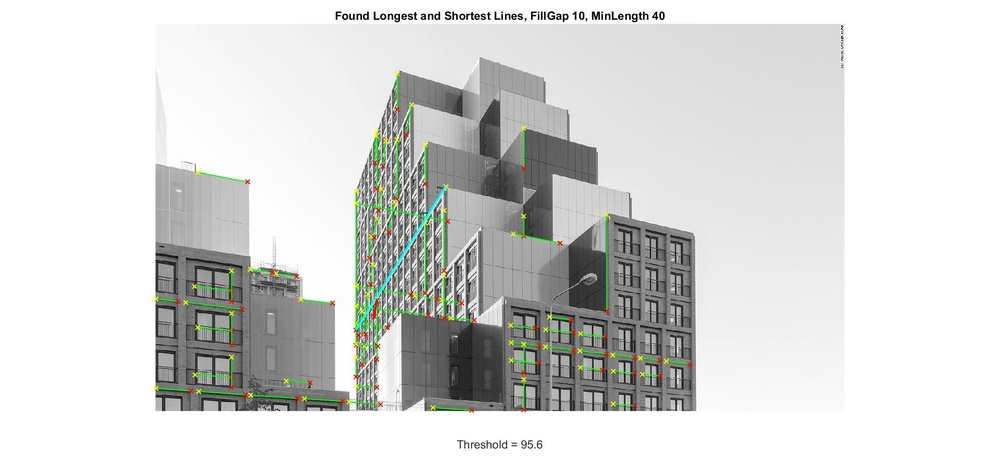
%> input picture Week 7 - Line and Circle Detection Using Hough Transform/Media Resources/B_Find_Lines.jpg, 1000 x 474 px, shrunk from 1920 x 911 before the run
$ octave --eval "lab5houghcircles(imread('Media Resources/B_Find_Lines.jpg'));"   (GNU Octave 9; MATLAB toolbox functions it lacks are replaced by stand-ins)
%> lines starting %> are read from the running program, lines starting %| are printed output that depends on the picture
function lab5houghcircles (im)
tic

% The row, column, and channels of the image are obtained along with the cardinality of the image.
[r, c, ch] = size(im);
%> r = 474; c = 1000; ch = 3
Card = r*c;
%> Card = 474000

% This is added in case the image introduced is an RGB image.
% It functions to convert it to a gray-scale image.
if ch == 3
    im = rgb2gray(im);
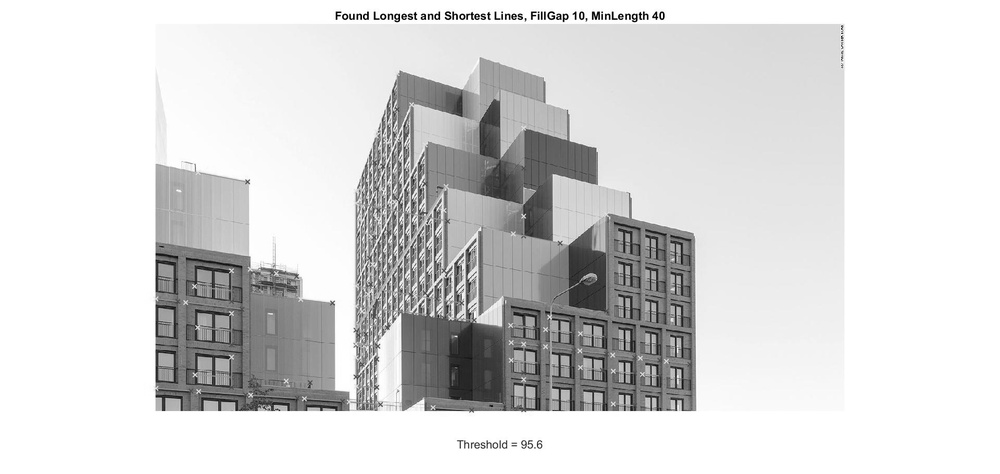
%> im: size 474x1000 uint8; min 0, max 255, mean 215.9
end

% Set the range of circle radii to be detected.
Rmin = 20;
Rmax = 60;

% Find all the bright circles in the image within 20 <= raduis <= 60 pixels
[centersBright, radiiBright] = imfindcircles(im,[Rmin Rmax],'ObjectPolarity','bright');
%> centersBright = [500.5 237.5]; radiiBright = 56.17

% Sensitivity
s = 0.9;

% Plot the results
figure
subplot(1,3,1)
imshow(im)
hold
viscircles(centersBright, radiiBright,'Color','b');
title({('Detected Circles Using Hough Transform'), [num2str(Rmin),...
    ' <= Radius <= ', num2str(Rmax)]})

subplot(1,3,2)
imshow(im)
hold
[centersBright1, radiiBright1]...
    = imfindcircles(im,[Rmin Rmax],'ObjectPolarity','bright', 'Sensitivity', s);
%> centersBright1 = [500.5 237.5]; radiiBright1 = 54.58
viscircles(centersBright1, radiiBright1,'Color','r');
title({('Detected Circles Using Hough Transform'), [num2str(Rmin),...
    ' <= Radius <= ', num2str(Rmax), ' & Sensitivity = ', num2str(s)]})

subplot(1,3,3)
imshow(im)
hold
[centersBright2, radiiBright2]...
    = imfindcircles(im,[Rmin Rmax],'ObjectPolarity','bright', 'Sensitivity', s);
%> centersBright2 = [500.5 237.5]; radiiBright2 = 54.58

% Find all the dark circles in the image within 20 <= raduis <= 60 pixels
[centersDark2, radiiDark2]...
    = imfindcircles(im,[Rmin Rmax],'ObjectPolarity','dark', 'Sensitivity', s);
%> centersDark2 = [500.5 237.5]; radiiDark2 = 59.42
%> `lab5houghcircles(imread('Media Resources/B_Find_Lines.jpg'));`:
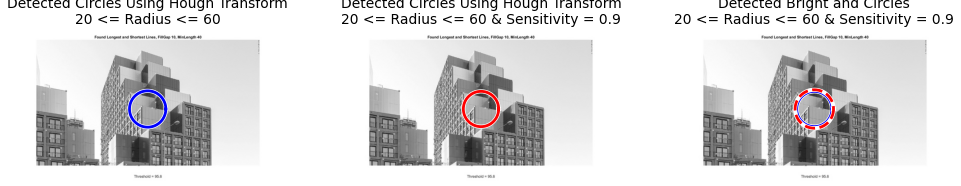
%> figure redrawn from the program's plot data, 3 panels
viscircles(centersBright2, radiiBright2,'Color','b');
viscircles(centersDark2, radiiDark2,'LineStyle','--');
title({('Detected Bright and Circles'), [num2str(Rmin),...
    ' <= Radius <= ', num2str(Rmax), ' & Sensitivity = ', num2str(s)]})

toc
end

$ run again, on Week 7 - Line and Circle Detection Using Hough Transform/Media Resources/C_Find_Lines.jpg
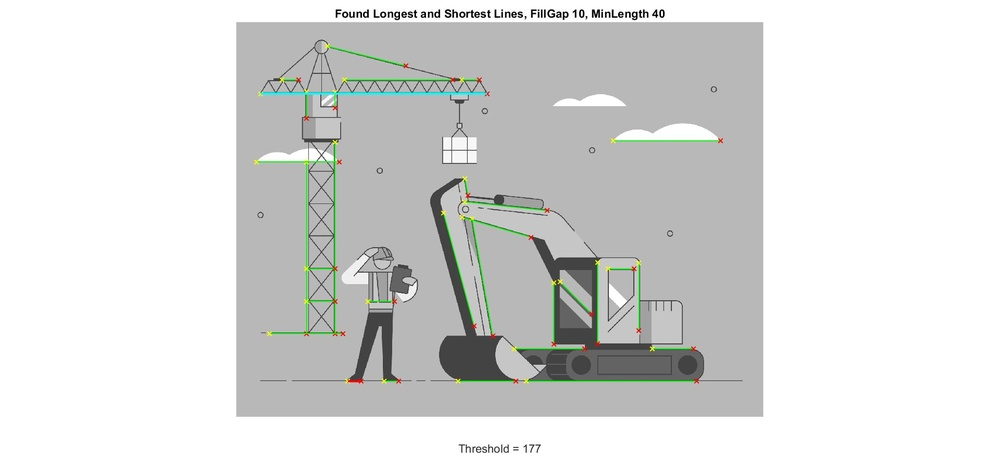
%> input picture Week 7 - Line and Circle Detection Using Hough Transform/Media Resources/C_Find_Lines.jpg, 1000 x 474 px, shrunk from 1920 x 911 before the run
%> centersBright = [521.5 355]; radiiBright = 25.44
%> centersBright1 = [521.1 355.1]; radiiBright1 = 25.44
%> centersBright2 = [521.1 355.1]; radiiBright2 = 25.44
%> centersDark2 = [465.6 355.5]; radiiDark2 = 26.75
%> `lab5houghcircles(imread('Media Resources/B_Find_Lines.jpg'));`:
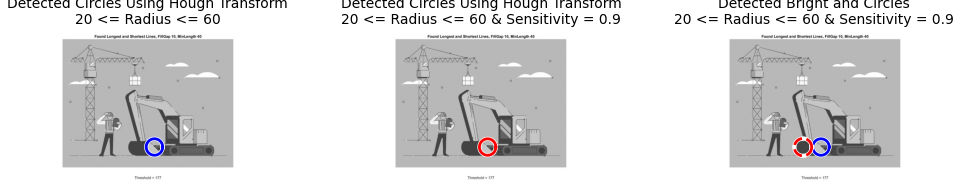
%> figure redrawn from the program's plot data, 3 panels
